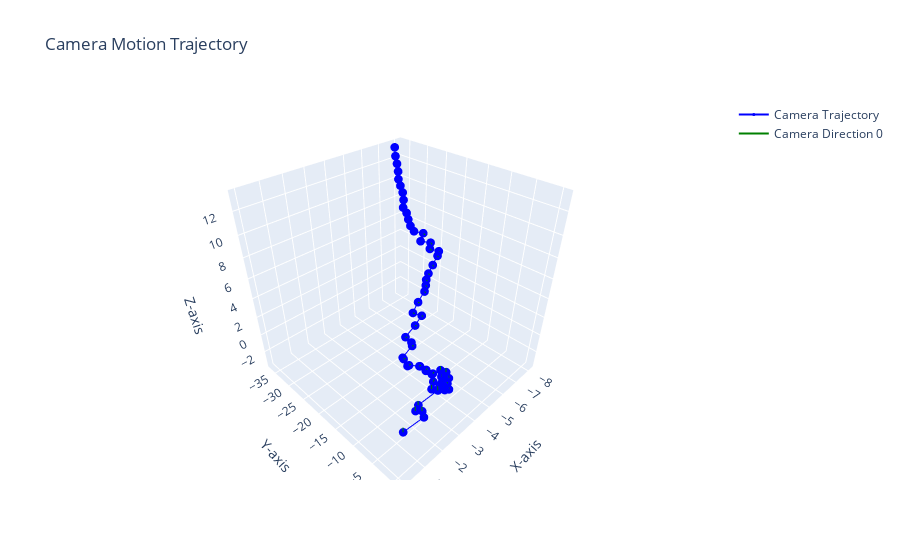

Write notebook code for a chart like this one.
### Code cell
import plotly.graph_objects as go
import numpy as np
# Создание фигуры
fig = go.Figure()

fig.add_trace(go.Scatter3d(
    x=trajectory[1:, 0],
    y=trajectory[1:, 1],
    z=trajectory[1:, 2],
    mode='lines+markers',
    marker=dict(size=3, color='blue'),
    line=dict(color='blue', width=2),
    name='Camera Trajectory'
))

# Добавление ориентации камеры в каждой точке траектории
for i, (R, t) in enumerate(zip(pose_cam,trajectory)):
    # Направление камеры (ось Z камеры)
    camera_direction = R @ np.array([0, 0, 1])  # Направление оси Z камеры
    camera_direction_end = t + camera_direction * 0.5  # Конец вектора направления

    # Добавляем линию, представляющую направление камеры
    fig.add_trace(go.Scatter3d(
        x=[t[0], camera_direction_end[0]],
        y=[t[1], camera_direction_end[1]],
        z=[t[2], camera_direction_end[2]],
        mode='lines',
        line=dict(color='green', width=2),
        name=f'Camera Direction {i}' if i == 0 else None,
        showlegend=False if i > 0 else True
    ))

# Настройка макета графика
fig.update_layout(
    title='Camera Motion Trajectory',
    scene = dict(
        xaxis_title='X-axis',
        yaxis_title='Y-axis',
        zaxis_title='Z-axis'
    ),
    showlegend=True
)

# Показать график
fig.show()

### Figure 1 — Plotly figure (JSON) as saved in the notebook; plotly's stock layout.template omitted (floating-point values rounded to 4 significant figures)
{"data": [{"line": {"color": "blue", "width": 2}, "marker": {"color": "blue", "size": 3}, "mode": "lines+markers", "name": "Camera Trajectory", "type": "scatter3d", "x": [-0.2356, -1.177, -1.028, -0.9309, -1.282, -2.251, -2.155, -3.116, -2.903, -2.841, -2.979, -3.123, -3.554, -3.726, -3.57, -3.837, -3.754, -4.119, -4.49, -4.122, -3.732, -3.913, -4.069, -3.894, -4.071, -3.865, -3.637, -3.145, -3.254, -3.163, -3.32, -4.04, -4.221, -3.966, -4.709, -5.31, -4.825, -5.317, -5.894, -6.198, -6.455, -6.821, -7.31, -7.821, -8.145, -7.516, -7.78, -7.08, -7.449, -6.784, -6.753, -6.807, -6.896, -6.873, -7.085, -7.211, -7.248, -7.311, -7.471, -7.576, -7.652, -7.762], "y": [0.008289, 0.3441, 0.5302, -0.4473, -1.331, -1.095, -2.089, -2.019, -1.955, -2.953, -3.162, -3.46, -3.718, -3.847, -4.817, -5.166, -6.104, -6.791, -7.311, -6.933, -7.687, -8.577, -9.388, -10.22, -10.99, -11.75, -10.96, -11.58, -12.43, -13.11, -14.03, -14.69, -15.67, -16.21, -16.82, -17.59, -18.0, -18.72, -19.42, -20.35, -21.31, -22.22, -23.02, -23.75, -24.7, -24.84, -25.76, -25.8, -26.63, -26.49, -27.39, -28.27, -29.16, -30.07, -30.91, -31.74, -32.58, -33.46, -34.27, -35.08, -35.88, -36.59], "z": [0.9718, 0.9951, 1.966, 1.779, 1.469, 1.539, 1.486, 1.216, 2.191, 2.167, 1.199, 0.2557, -0.609, -1.586, -1.401, -2.299, -1.964, -2.593, -3.362, -2.512, -1.984, -1.565, -2.129, -1.609, -2.226, -1.614, -1.044, -0.4267, -0.9334, -0.1977, -0.5382, -0.3174, -0.4265, 0.3752, 0.6466, 0.8817, 1.65, 2.144, 2.567, 2.749, 2.916, 3.084, 3.429, 3.878, 3.945, 4.709, 5.009, 5.722, 6.145, 6.88, 7.314, 7.797, 8.243, 8.661, 9.16, 9.697, 10.23, 10.72, 11.27, 11.85, 12.45, 13.14]}, {"line": {"color": "green", "width": 2}, "mode": "lines", "name": "Camera Direction 0", "showlegend": true, "type": "scatter3d", "x": [0, 0], "y": [0, 0], "z": [0, 0]}, {"line": {"color": "green", "width": 2}, "mode": "lines", "showlegend": false, "type": "scatter3d", "x": [-0.2356, -0.2339], "y": [0.008289, 0.007475], "z": [0.9718, 1.472]}, {"line": {"color": "green", "width": 2}, "mode": "lines", "showlegend": false, "type": "scatter3d", "x": [-1.177, -1.156], "y": [0.3441, 0.3376], "z": [0.9951, 1.495]}, {"line": {"color": "green", "width": 2}, "mode": "lines", "showlegend": false, "type": "scatter3d", "x": [-1.028, -1.006], "y": [0.5302, 0.5246], "z": [1.966, 2.466]}, {"line": {"color": "green", "width": 2}, "mode": "lines", "showlegend": false, "type": "scatter3d", "x": [-0.9309, -0.9118], "y": [-0.4473, -0.4354], "z": [1.779, 2.278]}, {"line": {"color": "green", "width": 2}, "mode": "lines", "showlegend": false, "type": "scatter3d", "x": [-1.282, -1.256], "y": [-1.331, -1.299], "z": [1.469, 1.967]}, {"line": {"color": "green", "width": 2}, "mode": "lines", "showlegend": false, "type": "scatter3d", "x": [-2.251, -2.22], "y": [-1.095, -1.064], "z": [1.539, 2.037]}, {"line": {"color": "green", "width": 2}, "mode": "lines", "showlegend": false, "type": "scatter3d", "x": [-2.155, -2.129], "y": [-2.089, -2.026], "z": [1.486, 1.981]}, {"line": {"color": "green", "width": 2}, "mode": "lines", "showlegend": false, "type": "scatter3d", "x": [-3.116, -3.072], "y": [-2.019, -1.958], "z": [1.216, 1.711]}, {"line": {"color": "green", "width": 2}, "mode": "lines", "showlegend": false, "type": "scatter3d", "x": [-2.903, -2.86], "y": [-1.955, -1.891], "z": [2.191, 2.685]}, {"line": {"color": "green", "width": 2}, "mode": "lines", "showlegend": false, "type": "scatter3d", "x": [-2.841, -2.803], "y": [-2.953, -2.845], "z": [2.167, 2.654]}, {"line": {"color": "green", "width": 2}, "mode": "lines", "showlegend": false, "type": "scatter3d", "x": [-2.979, -2.939], "y": [-3.162, -3.054], "z": [1.199, 1.686]}, {"line": {"color": "green", "width": 2}, "mode": "lines", "showlegend": false, "type": "scatter3d", "x": [-3.123, -3.077], "y": [-3.46, -3.349], "z": [0.2557, 0.7409]}, {"line": {"color": "green", "width": 2}, "mode": "lines", "showlegend": false, "type": "scatter3d", "x": [-3.554, -3.502], "y": [-3.718, -3.604], "z": [-0.609, -0.1249]}, {"line": {"color": "green", "width": 2}, "mode": "lines", "showlegend": false, "type": "scatter3d", "x": [-3.726, -3.677], "y": [-3.847, -3.73], "z": [-1.586, -1.102]}, {"line": {"color": "green", "width": 2}, "mode": "lines", "showlegend": false, "type": "scatter3d", "x": [-3.57, -3.538], "y": [-4.817, -4.616], "z": [-1.401, -0.9445]}, {"line": {"color": "green", "width": 2}, "mode": "lines", "showlegend": false, "type": "scatter3d", "x": [-3.837, -3.806], "y": [-5.166, -4.96], "z": [-2.299, -1.845]}, {"line": {"color": "green", "width": 2}, "mode": "lines", "showlegend": false, "type": "scatter3d", "x": [-3.754, -3.733], "y": [-6.104, -5.826], "z": [-1.964, -1.55]}, {"line": {"color": "green", "width": 2}, "mode": "lines", "showlegend": false, "type": "scatter3d", "x": [-4.119, -4.089], "y": [-6.791, -6.505], "z": [-2.593, -2.184]}, {"line": {"color": "green", "width": 2}, "mode": "lines", "showlegend": false, "type": "scatter3d", "x": [-4.49, -4.458], "y": [-7.311, -7.024], "z": [-3.362, -2.954]}, {"line": {"color": "green", "width": 2}, "mode": "lines", "showlegend": false, "type": "scatter3d", "x": [-4.122, -4.095], "y": [-6.933, -6.646], "z": [-2.512, -2.104]}, {"line": {"color": "green", "width": 2}, "mode": "lines", "showlegend": false, "type": "scatter3d", "x": [-3.732, -3.725], "y": [-7.687, -7.368], "z": [-1.984, -1.599]}, {"line": {"color": "green", "width": 2}, "mode": "lines", "showlegend": false, "type": "scatter3d", "x": [-3.913, -3.892], "y": [-8.577, -8.206], "z": [-1.565, -1.23]}, {"line": {"color": "green", "width": 2}, "mode": "lines", "showlegend": false, "type": "scatter3d", "x": [-4.069, -4.043], "y": [-9.388, -9.014], "z": [-2.129, -1.798]}, {"line": {"color": "green", "width": 2}, "mode": "lines", "showlegend": false, "type": "scatter3d", "x": [-3.894, -3.876], "y": [-10.22, -9.825], "z": [-1.609, -1.308]}, {"line": {"color": "green", "width": 2}, "mode": "lines", "showlegend": false, "type": "scatter3d", "x": [-4.071, -4.054], "y": [-10.99, -10.59], "z": [-2.226, -1.925]}, {"line": {"color": "green", "width": 2}, "mode": "lines", "showlegend": false, "type": "scatter3d", "x": [-3.865, -3.86], "y": [-11.75, -11.33], "z": [-1.614, -1.355]}, {"line": {"color": "green", "width": 2}, "mode": "lines", "showlegend": false, "type": "scatter3d", "x": [-3.637, -3.634], "y": [-10.96, -10.54], "z": [-1.044, -0.7843]}, {"line": {"color": "green", "width": 2}, "mode": "lines", "showlegend": false, "type": "scatter3d", "x": [-3.145, -3.159], "y": [-11.58, -11.14], "z": [-0.4267, -0.1876]}, {"line": {"color": "green", "width": 2}, "mode": "lines", "showlegend": false, "type": "scatter3d", "x": [-3.254, -3.268], "y": [-12.43, -12.0], "z": [-0.9334, -0.6946]}, {"line": {"color": "green", "width": 2}, "mode": "lines", "showlegend": false, "type": "scatter3d", "x": [-3.163, -3.184], "y": [-13.11, -12.63], "z": [-0.1977, -0.03091]}, {"line": {"color": "green", "width": 2}, "mode": "lines", "showlegend": false, "type": "scatter3d", "x": [-3.32, -3.34], "y": [-14.03, -13.56], "z": [-0.5382, -0.3701]}, {"line": {"color": "green", "width": 2}, "mode": "lines", "showlegend": false, "type": "scatter3d", "x": [-4.04, -4.037], "y": [-14.69, -14.22], "z": [-0.3174, -0.1623]}, {"line": {"color": "green", "width": 2}, "mode": "lines", "showlegend": false, "type": "scatter3d", "x": [-4.221, -4.212], "y": [-15.67, -15.19], "z": [-0.4265, -0.2789]}, {"line": {"color": "green", "width": 2}, "mode": "lines", "showlegend": false, "type": "scatter3d", "x": [-3.966, -3.975], "y": [-16.21, -15.72], "z": [0.3752, 0.4627]}, {"line": {"color": "green", "width": 2}, "mode": "lines", "showlegend": false, "type": "scatter3d", "x": [-4.709, -4.704], "y": [-16.82, -16.33], "z": [0.6466, 0.7273]}, {"line": {"color": "green", "width": 2}, "mode": "lines", "showlegend": false, "type": "scatter3d", "x": [-5.31, -5.293], "y": [-17.59, -17.09], "z": [0.8817, 0.9549]}, {"line": {"color": "green", "width": 2}, "mode": "lines", "showlegend": false, "type": "scatter3d", "x": [-4.825, -4.832], "y": [-18.0, -17.5], "z": [1.65, 1.689]}, {"line": {"color": "green", "width": 2}, "mode": "lines", "showlegend": false, "type": "scatter3d", "x": [-5.317, -5.306], "y": [-18.72, -18.22], "z": [2.144, 2.16]}, {"line": {"color": "green", "width": 2}, "mode": "lines", "showlegend": false, "type": "scatter3d", "x": [-5.894, -5.871], "y": [-19.42, -18.92], "z": [2.567, 2.57]}, {"line": {"color": "green", "width": 2}, "mode": "lines", "showlegend": false, "type": "scatter3d", "x": [-6.198, -6.17], "y": [-20.35, -19.85], "z": [2.749, 2.746]}, {"line": {"color": "green", "width": 2}, "mode": "lines", "showlegend": false, "type": "scatter3d", "x": [-6.455, -6.423], "y": [-21.31, -20.81], "z": [2.916, 2.907]}, {"line": {"color": "green", "width": 2}, "mode": "lines", "showlegend": false, "type": "scatter3d", "x": [-6.821, -6.786], "y": [-22.22, -21.72], "z": [3.084, 3.072]}, {"line": {"color": "green", "width": 2}, "mode": "lines", "showlegend": false, "type": "scatter3d", "x": [-7.31, -7.267], "y": [-23.02, -22.52], "z": [3.429, 3.409]}, {"line": {"color": "green", "width": 2}, "mode": "lines", "showlegend": false, "type": "scatter3d", "x": [-7.821, -7.768], "y": [-23.75, -23.26], "z": [3.878, 3.845]}, {"line": {"color": "green", "width": 2}, "mode": "lines", "showlegend": false, "type": "scatter3d", "x": [-8.145, -8.091], "y": [-24.7, -24.2], "z": [3.945, 3.911]}, {"line": {"color": "green", "width": 2}, "mode": "lines", "showlegend": false, "type": "scatter3d", "x": [-7.516, -7.513], "y": [-24.84, -24.35], "z": [4.709, 4.621]}, {"line": {"color": "green", "width": 2}, "mode": "lines", "showlegend": false, "type": "scatter3d", "x": [-7.78, -7.776], "y": [-25.76, -25.26], "z": [5.009, 4.918]}, {"line": {"color": "green", "width": 2}, "mode": "lines", "showlegend": false, "type": "scatter3d", "x": [-7.08, -7.122], "y": [-25.8, -25.32], "z": [5.722, 5.589]}, {"line": {"color": "green", "width": 2}, "mode": "lines", "showlegend": false, "type": "scatter3d", "x": [-7.449, -7.486], "y": [-26.63, -26.15], "z": [6.145, 6.008]}, {"line": {"color": "green", "width": 2}, "mode": "lines", "showlegend": false, "type": "scatter3d", "x": [-6.784, -6.877], "y": [-26.49, -26.04], "z": [6.88, 6.687]}, {"line": {"color": "green", "width": 2}, "mode": "lines", "showlegend": false, "type": "scatter3d", "x": [-6.753, -6.845], "y": [-27.39, -26.94], "z": [7.314, 7.119]}, {"line": {"color": "green", "width": 2}, "mode": "lines", "showlegend": false, "type": "scatter3d", "x": [-6.807, -6.898], "y": [-28.27, -27.82], "z": [7.797, 7.6]}, {"line": {"color": "green", "width": 2}, "mode": "lines", "showlegend": false, "type": "scatter3d", "x": [-6.896, -6.987], "y": [-29.16, -28.71], "z": [8.243, 8.045]}, {"line": {"color": "green", "width": 2}, "mode": "lines", "showlegend": false, "type": "scatter3d", "x": [-6.873, -6.963], "y": [-30.07, -29.62], "z": [8.661, 8.462]}, {"line": {"color": "green", "width": 2}, "mode": "lines", "showlegend": false, "type": "scatter3d", "x": [-7.085, -7.174], "y": [-30.91, -30.46], "z": [9.16, 8.961]}, {"line": {"color": "green", "width": 2}, "mode": "lines", "showlegend": false, "type": "scatter3d", "x": [-7.211, -7.298], "y": [-31.74, -31.29], "z": [9.697, 9.495]}, {"line": {"color": "green", "width": 2}, "mode": "lines", "showlegend": false, "type": "scatter3d", "x": [-7.248, -7.334], "y": [-32.58, -32.14], "z": [10.23, 10.03]}, {"line": {"color": "green", "width": 2}, "mode": "lines", "showlegend": false, "type": "scatter3d", "x": [-7.311, -7.395], "y": [-33.46, -33.01], "z": [10.72, 10.51]}, {"line": {"color": "green", "width": 2}, "mode": "lines", "showlegend": false, "type": "scatter3d", "x": [-7.471, -7.552], "y": [-34.27, -33.83], "z": [11.27, 11.06]}, {"line": {"color": "green", "width": 2}, "mode": "lines", "showlegend": false, "type": "scatter3d", "x": [-7.576, -7.655], "y": [-35.08, -34.63], "z": [11.85, 11.64]}, {"line": {"color": "green", "width": 2}, "mode": "lines", "showlegend": false, "type": "scatter3d", "x": [-7.652, -7.727], "y": [-35.88, -35.44], "z": [12.45, 12.23]}, {"line": {"color": "green", "width": 2}, "mode": "lines", "showlegend": false, "type": "scatter3d", "x": [-7.762, -7.833], "y": [-36.59, -36.16], "z": [13.14, 12.91]}], "layout": {"scene": {"xaxis": {"title": {"text": "X-axis"}}, "yaxis": {"title": {"text": "Y-axis"}}, "zaxis": {"title": {"text": "Z-axis"}}}, "showlegend": true, "title": {"text": "Camera Motion Trajectory"}}}
